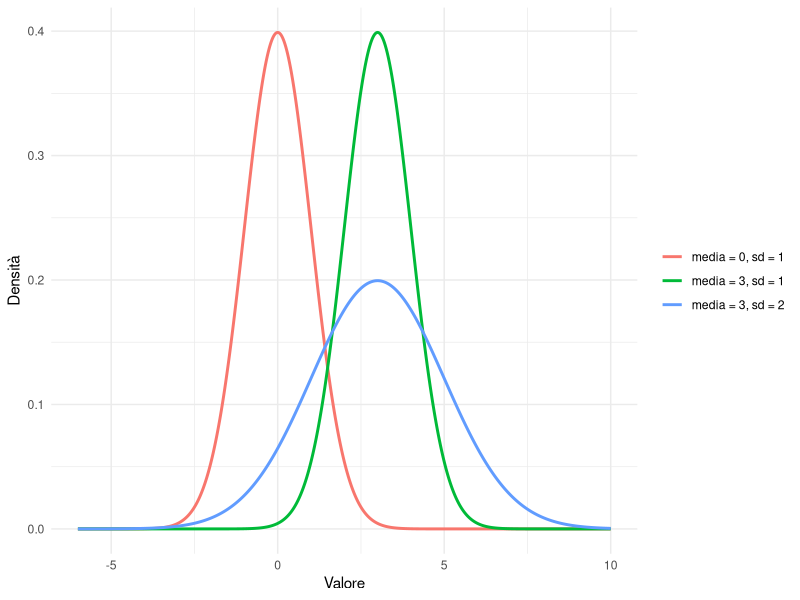
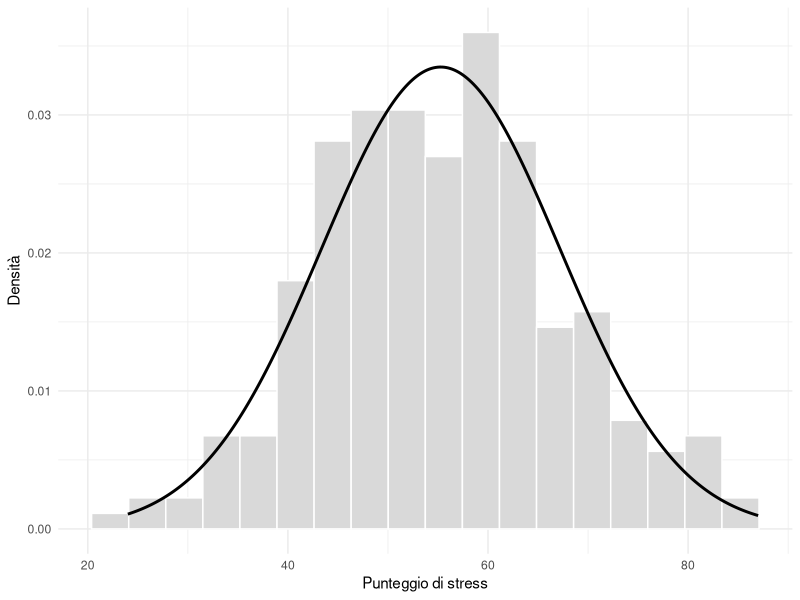
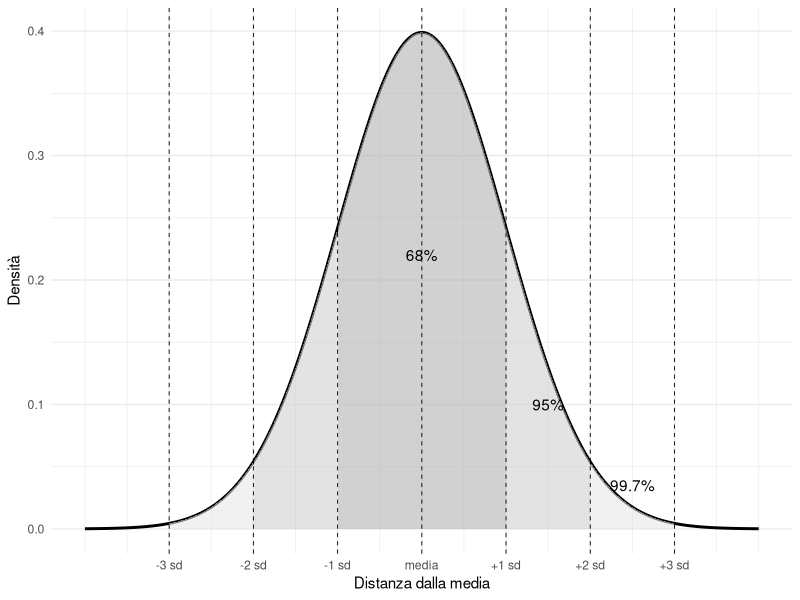
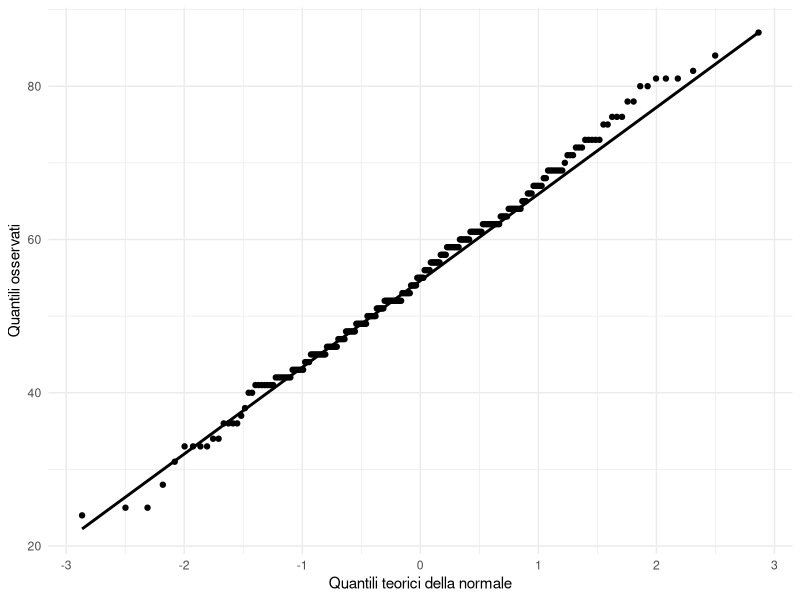
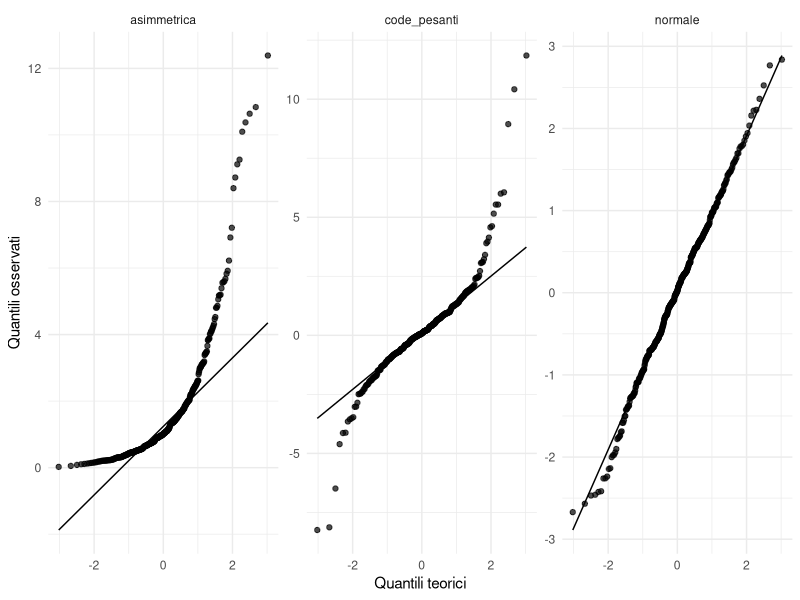

R code for these plots, in order:
## ---- chunk 1
#| label: normal-packages
#| include: false

library(ggplot2)
library(dplyr)
library(tibble)
## ---- chunk 2
#| label: fig-normal-shape
#| fig-cap: "Tre distribuzioni normali con media e deviazione standard diverse."
#| fig-width: 7
#| fig-height: 4.5

x <- seq(-6, 10, length.out = 1000)

normal_curves <- tibble(
  x = x,
  `media = 0, sd = 1` = dnorm(x, mean = 0, sd = 1),
  `media = 3, sd = 1` = dnorm(x, mean = 3, sd = 1),
  `media = 3, sd = 2` = dnorm(x, mean = 3, sd = 2)
) |>
  tidyr::pivot_longer(-x, names_to = "distribuzione", values_to = "densita")

ggplot(normal_curves, aes(x = x, y = densita, colour = distribuzione)) +
  geom_line(linewidth = 1) +
  labs(
    x = "Valore",
    y = "Densità",
    colour = NULL
  ) +
  theme_minimal()
## ---- chunk 3
#| label: normal-stress-data
#| include: false

set.seed(2026)

eda_stress <- tibble(
  id = 1:240,
  stress = pmin(pmax(round(rnorm(240, mean = 55, sd = 12)), 10), 95),
  sonno_ore = round(pmin(pmax(rnorm(240, mean = 7.2, sd = 1.1), 4), 10), 1)
)

stress_media <- mean(eda_stress$stress)
stress_sd <- sd(eda_stress$stress)
## ---- chunk 4
#| label: fig-stress-hist-normal
#| fig-cap: "Distribuzione simulata dei punteggi di stress e curva normale con stessa media e deviazione standard."
#| fig-width: 7
#| fig-height: 4.5

normal_reference <- tibble(
  stress = seq(min(eda_stress$stress), max(eda_stress$stress), length.out = 300),
  densita = dnorm(stress, mean = stress_media, sd = stress_sd)
)

ggplot(eda_stress, aes(x = stress)) +
  geom_histogram(aes(y = after_stat(density)), bins = 18, fill = "grey85", colour = "white") +
  geom_line(data = normal_reference, aes(y = densita), linewidth = 1) +
  labs(
    x = "Punteggio di stress",
    y = "Densità"
  ) +
  theme_minimal()
## ---- chunk 5
#| label: fig-normal-empirical-rule
#| fig-cap: "La regola 68--95--99.7 nella normale standard."
#| fig-width: 7
#| fig-height: 4.5

standard_normal <- tibble(
  z = seq(-4, 4, length.out = 1000),
  densita = dnorm(z)
)

ggplot(standard_normal, aes(x = z, y = densita)) +
  geom_line(linewidth = 1) +
  geom_area(data = filter(standard_normal, z >= -1, z <= 1), fill = "grey70", alpha = .60) +
  geom_area(data = filter(standard_normal, z < -1, z >= -2), fill = "grey80", alpha = .55) +
  geom_area(data = filter(standard_normal, z > 1, z <= 2), fill = "grey80", alpha = .55) +
  geom_area(data = filter(standard_normal, z < -2, z >= -3), fill = "grey90", alpha = .55) +
  geom_area(data = filter(standard_normal, z > 2, z <= 3), fill = "grey90", alpha = .55) +
  geom_vline(xintercept = -3:3, linetype = "dashed", linewidth = .3) +
  annotate("text", x = 0, y = .22, label = "68%") +
  annotate("text", x = 1.5, y = .10, label = "95%") +
  annotate("text", x = 2.5, y = .035, label = "99.7%") +
  scale_x_continuous(breaks = -3:3, labels = c("-3 sd", "-2 sd", "-1 sd", "media", "+1 sd", "+2 sd", "+3 sd")) +
  labs(x = "Distanza dalla media", y = "Densità") +
  theme_minimal()
## ---- chunk 6
#| label: tab-stress-empirical-rule
#| echo: false

empirical_table <- tibble(
  Intervallo = c("media ± 1 sd", "media ± 2 sd", "media ± 3 sd"),
  Limite_inferiore = round(c(stress_media - stress_sd, stress_media - 2 * stress_sd, stress_media - 3 * stress_sd), 1),
  Limite_superiore = round(c(stress_media + stress_sd, stress_media + 2 * stress_sd, stress_media + 3 * stress_sd), 1),
  Proporzione_attesa = c("circa 68%", "circa 95%", "circa 99.7%")
)

knitr::kable(empirical_table)
## ---- chunk 7
#| label: tab-z-score-example

studentessa <- tibble(
  variabile = c("stress", "sonno_ore"),
  valore = c(70, 6),
  media = c(mean(eda_stress$stress), mean(eda_stress$sonno_ore)),
  sd = c(sd(eda_stress$stress), sd(eda_stress$sonno_ore)),
  z = (valore - media) / sd
)

studentessa |>
  mutate(across(where(is.numeric), ~ round(.x, 2))) |>
  knitr::kable()
## ---- chunk 8
#| label: fig-stress-qqplot
#| fig-cap: "QQ-plot dei punteggi di stress."
#| fig-width: 6
#| fig-height: 5

ggplot(eda_stress, aes(sample = stress)) +
  geom_qq() +
  geom_qq_line(linewidth = 1) +
  labs(
    x = "Quantili teorici della normale",
    y = "Quantili osservati"
  ) +
  theme_minimal()
## ---- chunk 9
#| label: fig-qqplot-patterns-simple
#| fig-cap: "Tre pattern comuni nei QQ-plot: normale, asimmetria positiva e code pesanti."
#| fig-width: 7
#| fig-height: 6

set.seed(2027)
qq_examples <- tibble(
  normale = rnorm(400),
  asimmetrica = exp(rnorm(400)),
  code_pesanti = rt(400, df = 3)
) |>
  tidyr::pivot_longer(everything(), names_to = "tipo", values_to = "valore")

ggplot(qq_examples, aes(sample = valore)) +
  geom_qq(alpha = .7) +
  geom_qq_line() +
  facet_wrap(~ tipo, scales = "free_y") +
  labs(x = "Quantili teorici", y = "Quantili osservati") +
  theme_minimal()
## ---- chunk 10
#| label: normal-session-info
sessionInfo()
